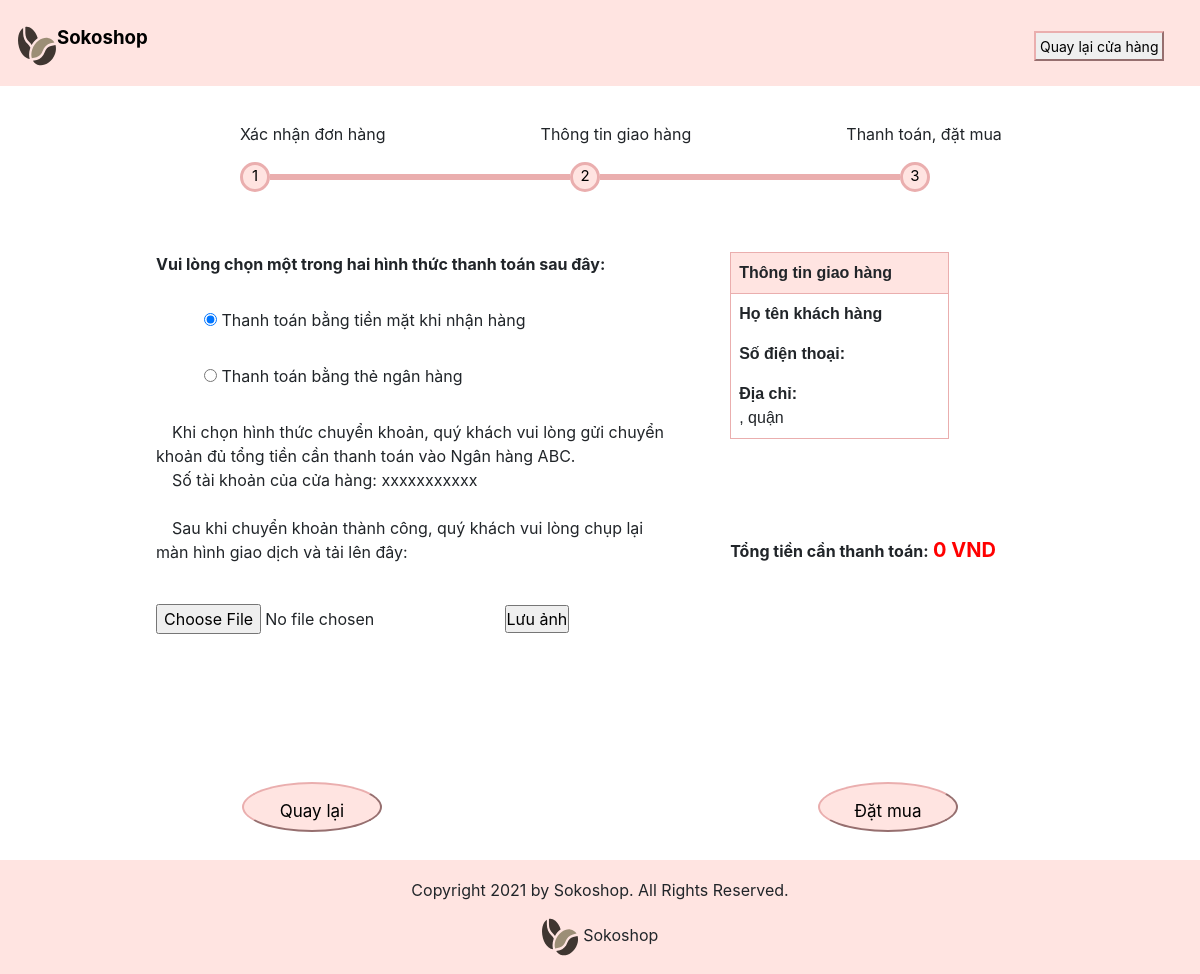
Page /Huong/Checkout-Payment.php on the earlier database version.
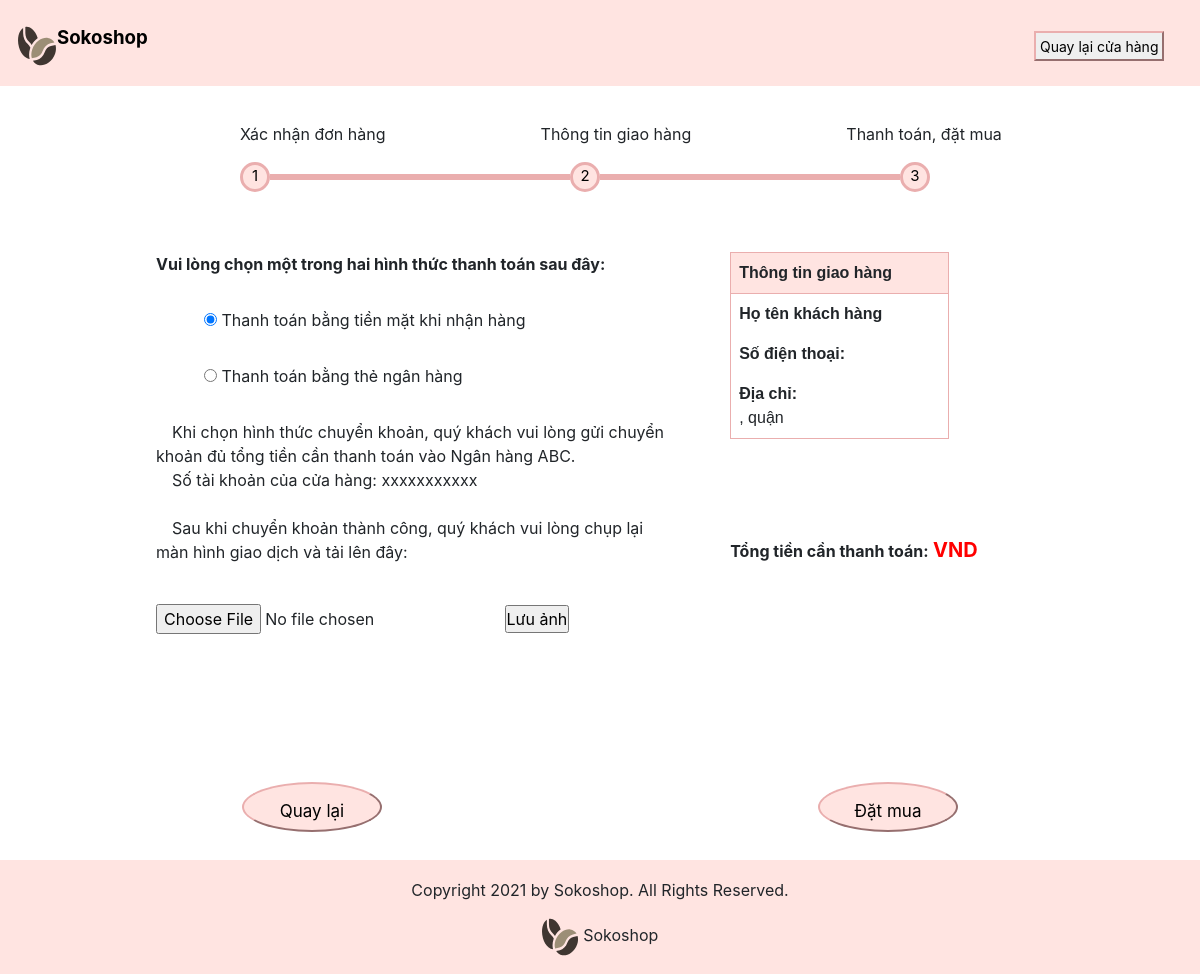
Same page on the later database version.
### tables this page shows
CREATE TABLE `order` (
  `ID_ORDER` int NOT NULL PRIMARY KEY AUTO_INCREMENT,
  `DTIME` date DEFAULT NULL,
  `TOTAL` int DEFAULT 0,
  `STATE` tinyint(1)  NULL,
  `LINKBILL` text default NULL
);

### Huong/Checkout-Payment.php (the view, shortened to what this page needs)
<?php
$servername = "localhost";
$username = "root";
$password = "";
$dbname = "sokoshop";
$conn = mysqli_connect($servername, $username, $password, $dbname);
$sql = "SELECT * FROM `order` ORDER BY `ID_ORDER` DESC LIMIT 1;";
$orders = mysqli_query($conn, $sql);
$sql = "SELECT * FROM `customer` WHERE `ID_ORDER` = (SELECT MAX(`ID_ORDER`) FROM `order`);";
$customer = mysqli_query($conn, $sql);
$order = mysqli_fetch_assoc($orders);
$customer = mysqli_fetch_assoc($customer);
?>
<!DOCTYPE html>
<html lang="en">
<head>
    <link rel="stylesheet" href="Checkout-General.css">
    <link rel="stylesheet" href="https://stackpath.bootstrapcdn.com/bootstrap/4.1.3/css/bootstrap.min.css">
</head>
<body>
    <div id="header">
        <img id="logoimg" src="image/logo.svg" alt="logo shop">
        <p id="logotext"><b>Sokoshop</b></p>
        <button id="home" onclick="window.location.href='../Tan_Toan/'">Quay lại cửa hàng</button>
    </div>
    <div id="progressbar">
        <div id="progressname">
            <div>
                <p>Xác nhận đơn hàng</p>
            </div>
            <div id="text2">
                <p>Thông tin giao hàng</p>
            </div>
            <div>
                <p>Thanh toán, đặt mua</p>
            </div>
        </div>
        <div id="progress">
            <div class="completecircle" style="font-size: 15px;">1</div>
            <div class="completerectangle"></div>
            <div class="completecircle" style="font-size: 15px;">2</div>
            <div class="completerectangle"></div>
            <div class="completecircle" style="font-size: 15px;">3</div>
        </div>
    </div>
    <div id="content">
        <div id="typepayment">
            <label><b>Vui lòng chọn một trong hai hình thức thanh toán sau đây: </b></label><br><br>
            &emsp;&emsp;&emsp;<input type="radio" id="bycash" name="payment" value="bycash"
            <?php if($order["STATE"] == 0){echo ' checked="checked"';} ?>>
            <label for="bycash">Thanh toán bằng tiền mặt khi nhận hàng</label><br><br>
            &emsp;&emsp;&emsp;<input type="radio" id="byATMcard" name="payment" value="byATMcard"
            <?php if($order["STATE"] == 1){echo ' checked="checked"';} ?>>
            <label for="byATMcard">Thanh toán bằng thẻ ngân hàng</label><br><br>
            <div id="extension">
                <p id="guide">
                &emsp;Khi chọn hình thức chuyển khoản, quý khách vui lòng gửi chuyển khoản đủ tổng tiền cần thanh toán vào Ngân hàng ABC. <br>
                &emsp;Số tài khoản của cửa hàng: xxxxxxxxxxx <br><br>
                &emsp;Sau khi chuyển khoản thành công, quý khách vui lòng chụp lại màn hình giao dịch và tải lên đây:<br><br>
                </p>
                <div id="uploadimg">
                <form action="upload.php" method="post" enctype="multipart/form-data">
                    <input type="file" name="fileToUpload" id="fileToUpload">
                    <input type="submit" value="Lưu ảnh" name="submit">
                </form>
                </div>
            </div>
        </div>
        <div id="information">
            <table id="info-table">
                <tr>
                    <th>Thông tin giao hàng</th>
                </tr>
                <tr>
                    <td>
                        <b>Họ tên khách hàng</b><br>
                        <b>Số điện thoại: </b>
                        <b>Địa chỉ: </b><br>
                        <?php echo $customer["NUMANDSTREET"],', quận ',$customer["DISTRICT"]; ?>
                    </td>
                </tr>
            </table>
            <br><br><br><br>
            <b>Tổng tiền cần thanh toán:</b>
            <b style="color: red; font-size:20px;"><?php echo $order["TOTAL"]; ?> VND</b>
        </div>
    </div>
    <div id="navigationbar">
        <div id="leftbtn">
            <button class="footer-nav-btn" onclick="window.location.href='Checkout-Addressinfo.php'">Quay lại</button>
        </div>
        <div id="rightbtn">
            <button class="footer-nav-btn" data-toggle="modal" data-target="#exampleModal">Đặt mua</button>
        </div>
    </div>
</body>
<footer>
    <div class="logoFooter">
        <p>Copyright 2021 by Sokoshop. All Rights Reserved.</p>
        <img id="logo" src="./image/logo.svg" alt="Logo"> Sokoshop
    </div>
</footer>
</html>

Differences in the rows shown:
removed order: STATE "☑ Thanh toán bằng tiền mặt khi n", STATE "☐ Thanh toán bằng thẻ ngân hàng", TOTAL "0"
Other differences:
form field payment: (not shown) → "☑ Thanh toán bằng tiền mặt khi n"
form field payment: (not shown) → "☐ Thanh toán bằng thẻ ngân hàng"
